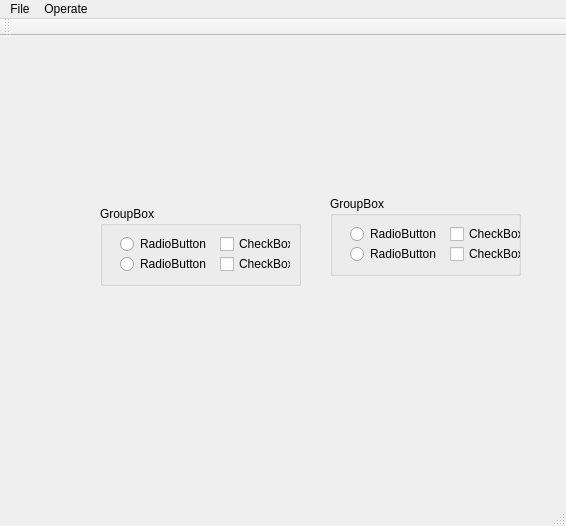
<?xml version="1.0" encoding="UTF-8"?>
<ui version="4.0">
 <class>MyTCPCom</class>
 <widget class="QMainWindow" name="MyTCPCom">
  <property name="geometry">
   <rect>
    <x>0</x>
    <y>0</y>
    <width>566</width>
    <height>526</height>
   </rect>
  </property>
  <property name="windowTitle">
   <string>MyTCPCom</string>
  </property>
  <widget class="QWidget" name="centralWidget">
   <widget class="QGroupBox" name="groupBoxLeft">
    <property name="geometry">
     <rect>
      <x>100</x>
      <y>170</y>
      <width>201</width>
      <height>80</height>
     </rect>
    </property>
    <property name="title">
     <string>GroupBox</string>
    </property>
    <widget class="QRadioButton" name="radioButtonLeft1">
     <property name="geometry">
      <rect>
       <x>20</x>
       <y>30</y>
       <width>89</width>
       <height>16</height>
      </rect>
     </property>
     <property name="text">
      <string>RadioButton</string>
     </property>
    </widget>
    <widget class="QCheckBox" name="checkBoxLeft1">
     <property name="geometry">
      <rect>
       <x>120</x>
       <y>30</y>
       <width>71</width>
       <height>16</height>
      </rect>
     </property>
     <property name="text">
      <string>CheckBox</string>
     </property>
    </widget>
    <widget class="QCheckBox" name="checkBoxLeft2">
     <property name="geometry">
      <rect>
       <x>120</x>
       <y>50</y>
       <width>71</width>
       <height>16</height>
      </rect>
     </property>
     <property name="text">
      <string>CheckBox</string>
     </property>
    </widget>
    <widget class="QRadioButton" name="radioButtonLeft2">
     <property name="geometry">
      <rect>
       <x>20</x>
       <y>50</y>
       <width>89</width>
       <height>16</height>
      </rect>
     </property>
     <property name="text">
      <string>RadioButton</string>
     </property>
    </widget>
   </widget>
   <widget class="QGroupBox" name="groupBoxRight">
    <property name="geometry">
     <rect>
      <x>330</x>
      <y>160</y>
      <width>191</width>
      <height>80</height>
     </rect>
    </property>
    <property name="title">
     <string>GroupBox</string>
    </property>
    <widget class="QRadioButton" name="radioButtonRight2">
     <property name="geometry">
      <rect>
       <x>20</x>
       <y>50</y>
       <width>89</width>
       <height>16</height>
      </rect>
     </property>
     <property name="text">
      <string>RadioButton</string>
     </property>
    </widget>
    <widget class="QCheckBox" name="checkBoxRight1">
     <property name="geometry">
      <rect>
       <x>120</x>
       <y>30</y>
       <width>71</width>
       <height>16</height>
      </rect>
     </property>
     <property name="text">
      <string>CheckBox</string>
     </property>
    </widget>
    <widget class="QCheckBox" name="checkBoxRight2">
     <property name="geometry">
      <rect>
       <x>120</x>
       <y>50</y>
       <width>71</width>
       <height>16</height>
      </rect>
     </property>
     <property name="text">
      <string>CheckBox</string>
     </property>
    </widget>
    <widget class="QRadioButton" name="radioButtonRight1">
     <property name="geometry">
      <rect>
       <x>20</x>
       <y>30</y>
       <width>89</width>
       <height>16</height>
      </rect>
     </property>
     <property name="text">
      <string>RadioButton</string>
     </property>
    </widget>
   </widget>
  </widget>
  <widget class="QMenuBar" name="menuBar">
   <property name="geometry">
    <rect>
     <x>0</x>
     <y>0</y>
     <width>566</width>
     <height>23</height>
    </rect>
   </property>
   <widget class="QMenu" name="menuFile">
    <property name="title">
     <string>File</string>
    </property>
    <addaction name="actionOpen"/>
    <addaction name="actionSave"/>
    <addaction name="actionClose"/>
   </widget>
   <widget class="QMenu" name="menuOperate">
    <property name="title">
     <string>Operate</string>
    </property>
    <addaction name="actionConnect"/>
    <addaction name="actionSet"/>
   </widget>
   <addaction name="menuFile"/>
   <addaction name="menuOperate"/>
  </widget>
  <widget class="QToolBar" name="mainToolBar">
   <attribute name="toolBarArea">
    <enum>TopToolBarArea</enum>
   </attribute>
   <attribute name="toolBarBreak">
    <bool>false</bool>
   </attribute>
  </widget>
  <widget class="QStatusBar" name="statusBar"/>
  <action name="actionOpen">
   <property name="text">
    <string>Open</string>
   </property>
  </action>
  <action name="actionClose">
   <property name="text">
    <string>Close</string>
   </property>
  </action>
  <action name="actionConnect">
   <property name="text">
    <string>Connect</string>
   </property>
  </action>
  <action name="actionSet">
   <property name="text">
    <string>Set</string>
   </property>
  </action>
  <action name="actionSave">
   <property name="text">
    <string>Save</string>
   </property>
  </action>
 </widget>
 <layoutdefault spacing="6" margin="11"/>
 <resources/>
 <connections/>
</ui>
